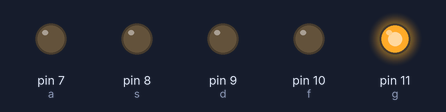
Simulated run of this sketch. Board: Arduino Uno, built with avr-gcc and run on an emulated ATmega328P. Shown: output pins drawn as LEDs (lit = HIGH).

Above: at 0.01 s.
At 1.41 s:
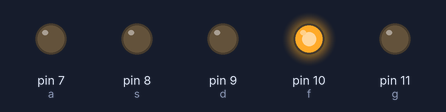
At 3.01 s:
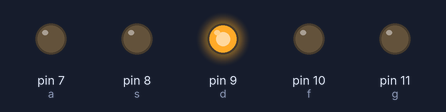
At 4.41 s:
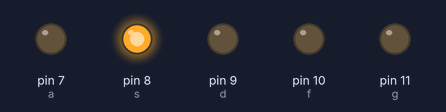
At 5.21 s:
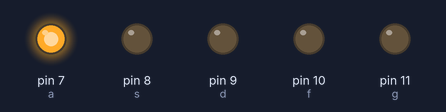
At 6.0 s:
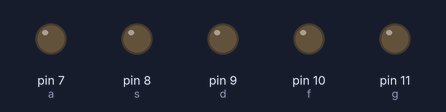
Timing chart, 0 to 7.5 s (numbered marks = the images above):
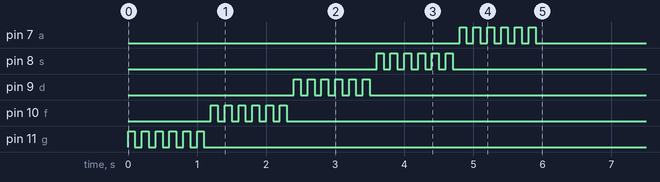

The sketch:

A2_while_20.ino
```cpp
int a = 7;
int s = 8;
int d = 9;
int f = 10;
int g = 11;
int i;
int p;
int l;
int m;
int n;
void setup()
{
  pinMode(a, OUTPUT);
  pinMode(s, OUTPUT);
  pinMode(d, OUTPUT);
  pinMode(f, OUTPUT);
  pinMode(g, OUTPUT);
  while (n < 6)
  {
    digitalWrite(g, HIGH);
    delay(100);
    digitalWrite(g, LOW);
    delay(100);
    n++;
  }
  while (m < 6)
  {
    digitalWrite(f, HIGH);
    delay(100);
    digitalWrite(f, LOW);
    delay(100);
    m++;
  }
  while (l < 6)
  {
    digitalWrite(d, HIGH);
    delay(100);
    digitalWrite(d, LOW);
    delay(100);
    l++;
  }
  while (p < 6)
  {
    digitalWrite(s, HIGH);
    delay(100);
    digitalWrite(s, LOW);
    delay(100);
    p++;
  }
  while (i < 6)
  {
    digitalWrite(a, HIGH);
    delay(100);
    digitalWrite(a, LOW);
    delay(100);
    i++;
  }
  while (p < 6)
  {
    digitalWrite(s, HIGH);
    delay(100);
    digitalWrite(s, LOW);
    delay(100);
    p++;
  }
  while (l < 6)
  {
    digitalWrite(d, HIGH);
    delay(100);
    digitalWrite(d, LOW);
    delay(100);
    l++;
  }
  while (m < 6)
  {
    digitalWrite(f, HIGH);
    delay(100);
    digitalWrite(f, LOW);
    delay(100);
    m++;
  }
  while (n < 6)
  {
    digitalWrite(g, HIGH);
    delay(100);
    digitalWrite(g, LOW);
    delay(100);
    n++;
  }
}
void loop()
{

}
```
